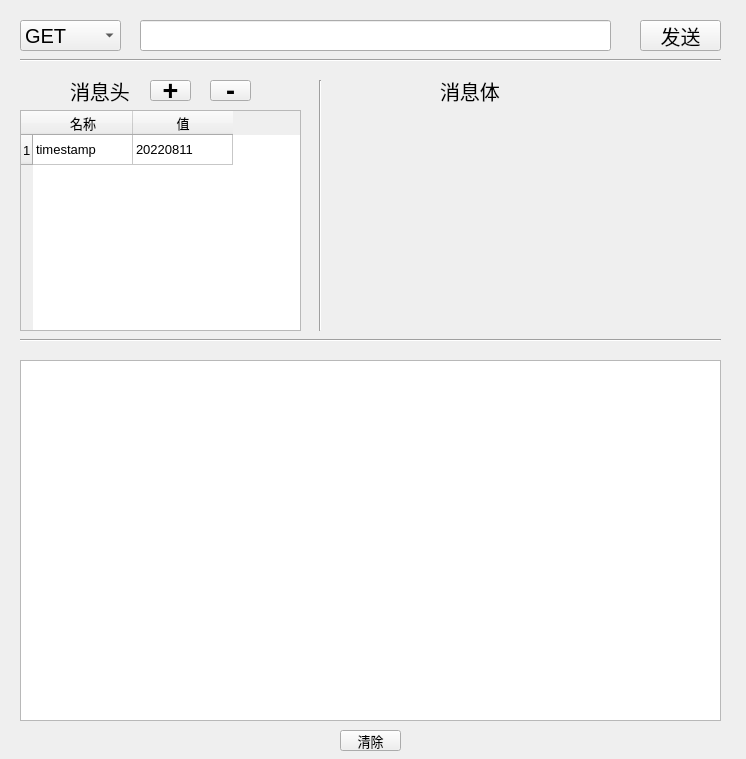
<?xml version="1.0" encoding="UTF-8"?>
<ui version="4.0">
 <class>Form</class>
 <widget class="QWidget" name="Form">
  <property name="geometry">
   <rect>
    <x>0</x>
    <y>0</y>
    <width>746</width>
    <height>759</height>
   </rect>
  </property>
  <property name="windowTitle">
   <string>HTTP 接口测试</string>
  </property>
  <widget class="QLabel" name="label">
   <property name="geometry">
    <rect>
     <x>70</x>
     <y>70</y>
     <width>81</width>
     <height>41</height>
    </rect>
   </property>
   <property name="font">
    <font>
     <pointsize>15</pointsize>
    </font>
   </property>
   <property name="text">
    <string>消息头</string>
   </property>
  </widget>
  <widget class="QLabel" name="label_2">
   <property name="geometry">
    <rect>
     <x>440</x>
     <y>70</y>
     <width>81</width>
     <height>41</height>
    </rect>
   </property>
   <property name="font">
    <font>
     <pointsize>15</pointsize>
    </font>
   </property>
   <property name="text">
    <string>消息体</string>
   </property>
  </widget>
  <widget class="QPushButton" name="pushButton">
   <property name="geometry">
    <rect>
     <x>640</x>
     <y>20</y>
     <width>81</width>
     <height>31</height>
    </rect>
   </property>
   <property name="font">
    <font>
     <pointsize>15</pointsize>
    </font>
   </property>
   <property name="text">
    <string>发送</string>
   </property>
  </widget>
  <widget class="QPushButton" name="pushButton_2">
   <property name="geometry">
    <rect>
     <x>340</x>
     <y>730</y>
     <width>61</width>
     <height>21</height>
    </rect>
   </property>
   <property name="font">
    <font>
     <pointsize>10</pointsize>
    </font>
   </property>
   <property name="text">
    <string>清除</string>
   </property>
  </widget>
  <widget class="QComboBox" name="comboBox">
   <property name="geometry">
    <rect>
     <x>20</x>
     <y>20</y>
     <width>101</width>
     <height>31</height>
    </rect>
   </property>
   <property name="font">
    <font>
     <pointsize>15</pointsize>
    </font>
   </property>
   <item>
    <property name="text">
     <string>GET</string>
    </property>
   </item>
   <item>
    <property name="text">
     <string>POST</string>
    </property>
   </item>
   <item>
    <property name="text">
     <string>PUT</string>
    </property>
   </item>
   <item>
    <property name="text">
     <string>DELETE</string>
    </property>
   </item>
  </widget>
  <widget class="QLineEdit" name="lineEdit">
   <property name="geometry">
    <rect>
     <x>140</x>
     <y>20</y>
     <width>471</width>
     <height>31</height>
    </rect>
   </property>
  </widget>
  <widget class="Line" name="line">
   <property name="geometry">
    <rect>
     <x>20</x>
     <y>50</y>
     <width>701</width>
     <height>20</height>
    </rect>
   </property>
   <property name="orientation">
    <enum>Qt::Horizontal</enum>
   </property>
  </widget>
  <widget class="Line" name="line_2">
   <property name="geometry">
    <rect>
     <x>20</x>
     <y>330</y>
     <width>701</width>
     <height>20</height>
    </rect>
   </property>
   <property name="orientation">
    <enum>Qt::Horizontal</enum>
   </property>
  </widget>
  <widget class="QTableWidget" name="tableWidget">
   <property name="geometry">
    <rect>
     <x>20</x>
     <y>110</y>
     <width>281</width>
     <height>221</height>
    </rect>
   </property>
   <property name="font">
    <font>
     <pointsize>10</pointsize>
    </font>
   </property>
   <row>
    <property name="text">
     <string>1</string>
    </property>
   </row>
   <column>
    <property name="text">
     <string>名称</string>
    </property>
   </column>
   <column>
    <property name="text">
     <string>值</string>
    </property>
   </column>
   <item row="0" column="0">
    <property name="text">
     <string>timestamp</string>
    </property>
   </item>
   <item row="0" column="1">
    <property name="text">
     <string>20220811</string>
    </property>
   </item>
  </widget>
  <widget class="QToolButton" name="toolButton">
   <property name="geometry">
    <rect>
     <x>150</x>
     <y>80</y>
     <width>41</width>
     <height>21</height>
    </rect>
   </property>
   <property name="font">
    <font>
     <family>Arial</family>
     <pointsize>20</pointsize>
     <weight>75</weight>
     <bold>true</bold>
    </font>
   </property>
   <property name="text">
    <string>+</string>
   </property>
  </widget>
  <widget class="QTextBrowser" name="textBrowser">
   <property name="geometry">
    <rect>
     <x>20</x>
     <y>360</y>
     <width>701</width>
     <height>361</height>
    </rect>
   </property>
  </widget>
  <widget class="QToolButton" name="toolButton_2">
   <property name="geometry">
    <rect>
     <x>210</x>
     <y>80</y>
     <width>41</width>
     <height>21</height>
    </rect>
   </property>
   <property name="font">
    <font>
     <family>Arial</family>
     <pointsize>20</pointsize>
     <weight>75</weight>
     <bold>true</bold>
    </font>
   </property>
   <property name="text">
    <string>-</string>
   </property>
  </widget>
  <widget class="Line" name="line_3">
   <property name="geometry">
    <rect>
     <x>310</x>
     <y>80</y>
     <width>20</width>
     <height>251</height>
    </rect>
   </property>
   <property name="orientation">
    <enum>Qt::Vertical</enum>
   </property>
  </widget>
  <zorder>label</zorder>
  <zorder>label_2</zorder>
  <zorder>pushButton</zorder>
  <zorder>pushButton_2</zorder>
  <zorder>lineEdit</zorder>
  <zorder>comboBox</zorder>
  <zorder>line</zorder>
  <zorder>line_2</zorder>
  <zorder>tableWidget</zorder>
  <zorder>toolButton</zorder>
  <zorder>textBrowser</zorder>
  <zorder>toolButton_2</zorder>
  <zorder>line_3</zorder>
 </widget>
 <resources/>
 <connections/>
</ui>
